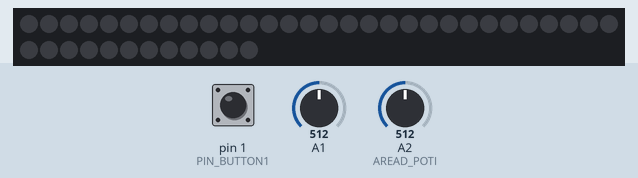
The sketch below on a simulated Arduino Uno, built with avr-gcc and run on an emulated ATmega328P. Parts: 42 RGB LEDs in strip order, left to right, continuing on the next row. The inputs (shaded band) are chosen by the test bench; at power-on: A1 = 512, A2 (AREAD_POTI) = 512, pin 1 (PIN_BUTTON1) LOW. Dim RGB values are drawn brighter than linear.

Above: at 1.2 s.
1.3 s: A1 set to 211
2.8 s: A1 set to 190
4.4 s: A1 set to 210
At 4.47 s:
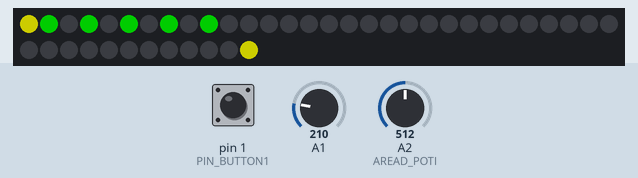
6.1 s: A1 set to 122
At 6.26 s:
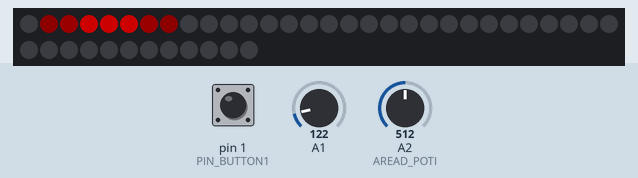
8.0 s: A2 (AREAD_POTI) set to 716
At 8.3 s:
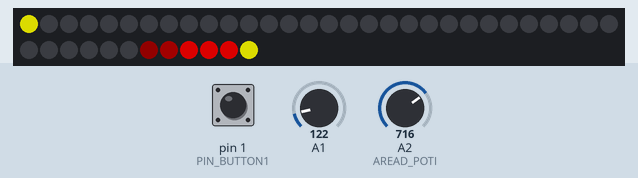
9.5 s: A2 (AREAD_POTI) set to 900
At 9.54 s:
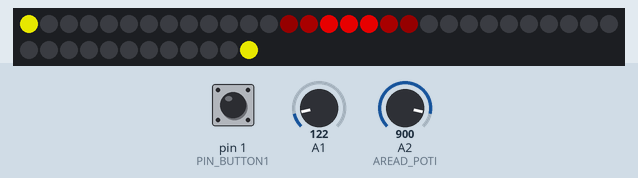

The sketch:

SpaceHelmet.ino
```cpp
#include <Adafruit_NeoPixel.h>

#define PIN_LEDS 0
#define PIN_BUTTON1 1
#define PIN_BUTTON2 2
#define PIN_POTI 4
#define AREAD_POTI 2

#define NUM_PIXELS 42
#define MAX_BRIGHTNESS 200

Adafruit_NeoPixel pixels = Adafruit_NeoPixel(NUM_PIXELS, PIN_LEDS);

uint8_t i = 1;
uint8_t j = 0;
uint8_t k = 0;
uint8_t m = 0;
uint8_t incr = 1;
uint8_t mode1 = 2;
uint8_t mode2 = 0;
bool pressedButton1 = false;
bool pressedButton2 = false;

void setup() {

  pinMode(PIN_BUTTON1, INPUT);
  pinMode(PIN_BUTTON2, INPUT);
  pinMode(PIN_POTI, INPUT);

  pixels.begin();
  pixels.setBrightness(MAX_BRIGHTNESS);
}

void loop() {

   if (analogRead(1) < 200) { // PIN_BUTTON2 !!

    if (!pressedButton2) {
      mode2 = (mode2 + 1) % 3;
      pressedButton2 = true;
      i = 1;
      j = 0;
    }

    if (pressedButton1) {
      pressedButton1 = false;
    }
  }
  else if (digitalRead(PIN_BUTTON1) == LOW) {

    if (!pressedButton1) {
      mode1 = (mode1 + 1) % 3;
      pressedButton1 = true;
      k = 0;
      m = 0;
    }

    if (pressedButton2) {
      pressedButton2 = false;
    }
  }
  else {
      pressedButton1 = false;
      pressedButton2 = false;
  }


  if (mode1 == 0) {
    pixels.setPixelColor(0, 0);
    pixels.setPixelColor(NUM_PIXELS - 1, 0);
  }
  else if (mode1 == 1) {
    flickerStep();
  }
  else {
    pixels.setPixelColor(0, 0xffff00);
    pixels.setPixelColor(NUM_PIXELS - 1, 0xffff00);
  }


  if (mode2 == 0) {
    for (i = 1; i < NUM_PIXELS-1; i++)
      pixels.setPixelColor(i, 0);
  }
  else if (mode2 == 1) {
    vitalsStep();
  }
  else {
    kittStep();
  }


  pixels.setBrightness(20 + (MAX_BRIGHTNESS-20) * (analogRead(AREAD_POTI) / 1023.0));

  pixels.show();

  delay(50);
}


void flickerStep() {

  if (m == 0) {
    m = (millis() % 7) + 1;
    k = abs(k - 1);
  }

  pixels.setPixelColor(0, 0xffff00 * k);
  pixels.setPixelColor(NUM_PIXELS - 1, 0xffff00 * k);

  m--;
}


void vitalsStep() {
  unsigned long t = millis()/100;

  if (sin(t) > 0.2 && sin(t) < 0.6) {
    pixels.setPixelColor(NUM_PIXELS - 4, 0xff0000);
  }
  else {
    pixels.setPixelColor(NUM_PIXELS - 4, 0);
  }

  for (i = 0; i < 8; i++) {

    if ((( j & 0xff ) >> i) & 0x1) {
      pixels.setPixelColor(i*2 + 1, 0xff00);
    }
    else {
      pixels.setPixelColor(i*2 + 1, 0);
    }
  }

  j = (j + 1) % 256;
}


void kittStep() {

  for (j = 1; j < NUM_PIXELS - 1; j++)
    pixels.setPixelColor(j, 0);

  i = (i + incr);

  if (i == NUM_PIXELS-1) {
    incr = -1;
    i = NUM_PIXELS - 2;
  }
  else if (i == 0) {
    incr = 1;
    i = 1;
  }

  if (i > 3)
    pixels.setPixelColor(i-3, 0x1f0000);
  if (i > 2)
    pixels.setPixelColor(i-2, 0x3f0000);
  if (i > 1)
    pixels.setPixelColor(i-1, 0xff0000);
  pixels.setPixelColor(i, 0xff0000);
  if (i < NUM_PIXELS-2)
    pixels.setPixelColor(i+1, 0xff0000);
  if (i < NUM_PIXELS-3)
    pixels.setPixelColor(i+2, 0x3f0000);
  if (i < NUM_PIXELS-4)
    pixels.setPixelColor(i+3, 0x1f0000);
}
```

Measured:
- after the input at 1.3 s, every drawn part: stays the same
- after the input at 4.4 s, the LEDs: first change at once (image 1 shows a later state)
- after the input at 6.1 s, the LEDs: first change after 0.05 s (image 2 shows a later state)
